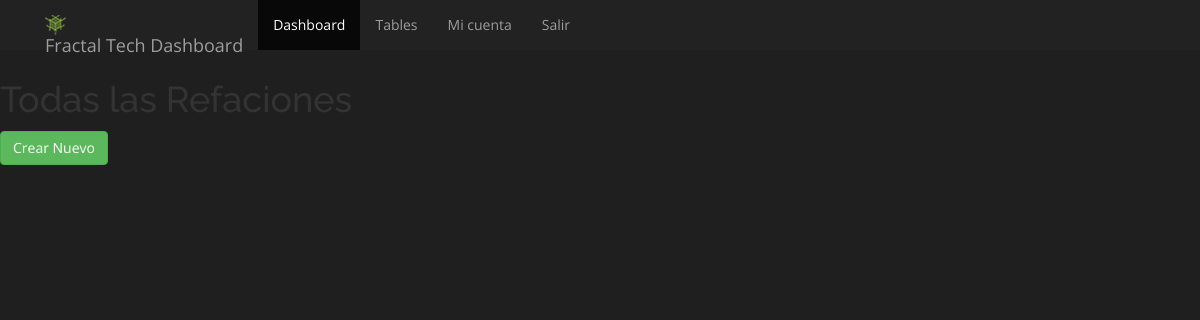
Page /repairlab/Refaccion/ (signed in) on the earlier database version.
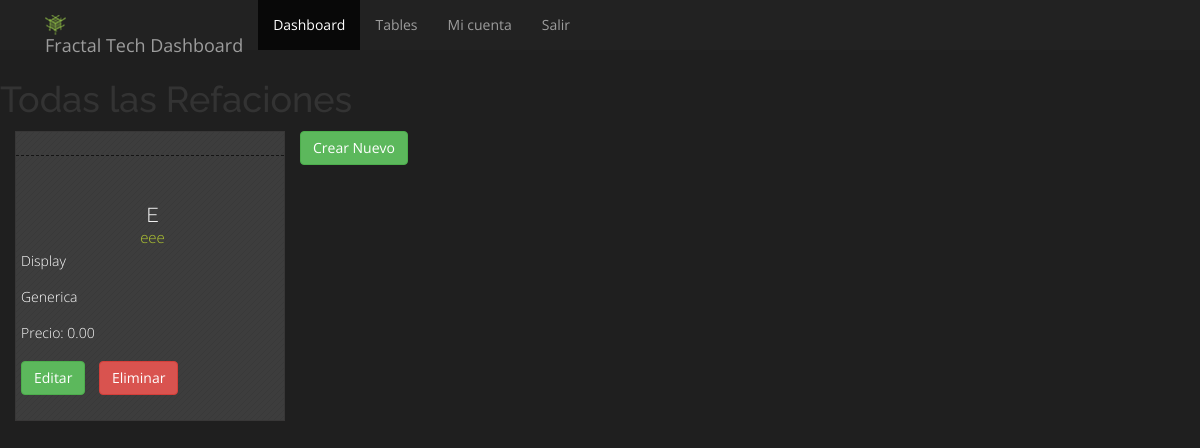
Same page on the later database version.
### repairlab/models.py (models this page shows, shortened)
class Refaccion(models.Model):      #modelorefacion
    marca = models.CharField(max_length=20, null=True, blank=True)
    modelos= models.CharField(max_length=40, null=True, blank=True)
    tipo_de_pieza= models.ForeignKey(TipoRefaccion, on_delete=models.CASCADE)
    calidad_refaccion= models.ForeignKey(CalidadRefaccion, on_delete=models.CASCADE)
    existencias= models.IntegerField(default=0)
    precio = models.DecimalField(max_digits=10, decimal_places=2, default= 0)
    preciomayoreo = models.DecimalField(max_digits=10, decimal_places=2, default= 0)
    activo = models.BooleanField(default=True, null=True, blank=True) #añadir status -> pendiente, en proceso, terminado, entregado
    creado = models.DateField(auto_now_add=True, null=True)
    modificado = models.DateField(auto_now=True, null=True, blank=True)

class TipoRefaccion(models.Model):      ##Tipos de refaciones (Display, centros de carga, bocinas, etc)
    nombre = models.CharField(max_length=100)
    def __str__(self):
        return self.nombre

class CalidadRefaccion(models.Model):        ##Calidad de la refaccion, a mejor calidad mayor el precio (No influye en la mano de obra)
    nombre = models.CharField(max_length=100)
    def __str__(self):
        return self.nombre

### repairlab/views.py (the view)
# urls.py: path('Refaccion/', RefaccionListar.as_view(), name='Refaccion' ),
class RefaccionListar(LoginRequiredMixin, ListView):
    model = Refaccion
    template_name = 'refaccion_list.html'
    context_object_name = 'Refaccion'
    success_url = 'Refaccion'
    login_url = 'login'  # URL de inicio de sesión
    redirect_field_name = 'next'  # Nombre del campo de redireccionamiento

### repairlab/templates/refaccion_list.html (shortened to what this page needs)
{% extends 'base.html' %}
{% block content %}
  <h1>Todas las Refaciones</h1>
    <div class= "row">
      <div class = "col-lg-12">
      </div>
    </div>
    {% for Refaccion in Refaccion %}
    <div class="col-sm-3 col-lg-3">
      <div class="dash-unit">
        <hr>
    <div class="thumbnail">
    </div>
    <h1>{{ Refaccion.marca }}</h1>
    <h3>{{ Refaccion.modelos }}</h3>
    <p>{{ Refaccion.tipo_de_pieza }}</p>
    <p>{{ Refaccion.calidad_refaccion }}</p>
    <p>Precio: {{ Refaccion.precio }}</p>
      <div atyle="display: flex;">
        <a href= "{% url 'RefaccionEditar' pk=Refaccion.id %}" class= "btn btn-success" type="button" style="flex: 1; margin: 5px;">Editar</a>
        <a href = "{% url 'RefaccionEliminar' pk=Refaccion.id %}"class="btn btn-danger" type="submit" style="flex: 1; margin: 5px;">Eliminar</a>
      </div>
    </div>
    </div>
     {% endfor %}
    <a href="{% url 'RefaccionCrear' %}" class="btn btn-success" role="button"> Crear Nuevo </a>
{% endblock %}

### templates/base.html (shortened to what this page needs)
{% load static %}
<!doctype html>
<html>
{% load pwa %}
<head>
    <link rel="stylesheet" type="text/css" href="{% static 'css/bootstrap.min.css' %}" />
	<link href="{% static 'css/main.css' %}" rel="stylesheet">
    <link href="{% static 'css/font-style.css' %}" rel="stylesheet">
  </head>
  <body>
    <div class="navbar-nav navbar-inverse navbar-fixed-top">
        <div class="container">
        <div class="navbar-header">
          <a class="navbar-brand" href="{% url 'dashboard' %}"><img src="{% static 'images/logo30.png' %}" alt=""> Fractal Tech Dashboard</a>
        </div>
          <div class="navbar-collapse collapse">
            <ul class="nav navbar-nav">
              <li class="active"><a href="{% url 'dashboard' %}"> Dashboard</a></li>
              <li><a href="#"> Tables</a></li>
			{% if user.is_authenticated %}
              <li><a href="#">Mi cuenta</a></li>
              <li><a href="{% url 'logout' %}">Salir</a></li>
            {% else %}
              <li><a class= "nav-link"href="{% url 'login'%}?next={{request.path}}">Entrar</a></li>
              <li><a href="#">Registro</a></li>
            {% endif %}
            </ul>
          </div>
        </div>
    </div>
	{% block content%}{% endblock%}

### static/css/main.css (style rules this page uses)
h1 { font-family: 'Raleway', sans-serif; }
h3,h4 , h5 { font-family: 'Open Sans', sans-serif; font-weight:lighter; }
h3 { font-size:46px; color:#b2c831 }
.dash-unit { margin-bottom: 30px; padding-bottom:10px; border: 1px solid #383737; background-image:url('../images/sep-half.png'); background-color: #3d3d3d; color:white; height:290px; }
.dash-unit hr { border: 0; border-top: 1px solid #151515; border-top-style: dashed; margin-top:3px; }
.dash-unit h1 { font-family: 'Raleway', sans-serif; font-weight:300; font-size: 20px; line-height: 2px; letter-spacing: 0px; color: #ffffff; padding-top:10px; padding-left:5px; margin-top:2px; text-align:center; }
.dash-unit h3 { font-weight:300; font-size: 15px; line-height: 2px; letter-spacing: 0px; color: #b2c831; padding-top:10px; padding-left:5px; margin-top:2px; text-align:center; }
.dash-unit p { font-size: 14px; font-weight: 200; line-height: 16px; color: inherit; margin: 0 0 10px; padding:5px; }
.thumbnail { border:0px; text-align:center; -webkit-box-shadow: 0px; -moz-box-shadow: 0px; box-shadow: 0px; background: none; text-align: center; }
a { color: #b2c831; text-decoration: none; }

### templates/base.html (style rules this page uses)
body { padding-top: 60px; }

Differences in the rows shown:
added Refaccion: marca "E", modelos "eee", tipo_de_pieza "Display", calidad_refaccion "Generica", precio "0.00"
